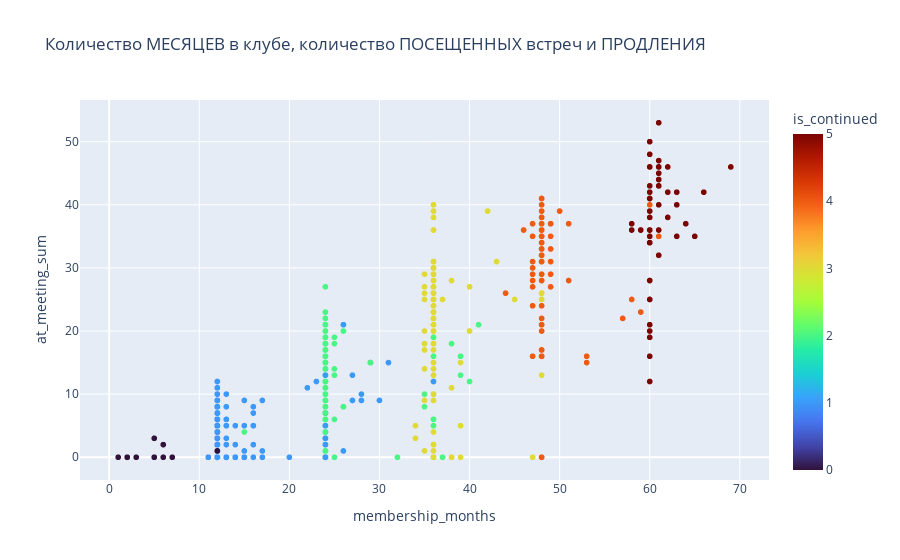

This figure's notebook cell:
### Markdown cell above
### Количество месяцев в клубе и количество посещенных встреч

### Code cell
# Количество МЕСЯЦЕВ в клубе, количество ПОСЕЩЕННЫХ встреч и ПРОДЛЕНИЯ
px.scatter(members_plus_fmeets_by_mper_contact, x='membership_months', y='at_meeting_sum', color='is_continued', color_continuous_scale='turbo', title='Количество МЕСЯЦЕВ в клубе, количество ПОСЕЩЕННЫХ встреч и ПРОДЛЕНИЯ') # , violinmode='overlay'  suspectedoutliers

### Figure 1 — Plotly figure (JSON) as saved in the notebook; plotly's stock layout.template omitted (floating-point values rounded to 4 significant figures; data arrays with more than 128 entries replaced by an {"elided": "..."} marker saying what was removed)
{"data": [{"hovertemplate": "membership_months=%{x}<br>at_meeting_sum=%{y}<br>is_continued=%{marker.color}<extra></extra>", "legendgroup": "", "marker": {"color": {"elided": "1123 int values"}, "coloraxis": "coloraxis", "symbol": "circle"}, "mode": "markers", "name": "", "showlegend": false, "type": "scattergl", "x": {"elided": "1123 int values"}, "xaxis": "x", "y": {"elided": "1123 int values"}, "yaxis": "y"}], "layout": {"coloraxis": {"colorbar": {"title": {"text": "is_continued"}}, "colorscale": [[0, "#30123b"], [0.07143, "#4145ab"], [0.1429, "#4675ed"], [0.2143, "#39a2fc"], [0.2857, "#1bcfd4"], [0.3571, "#24eca6"], [0.4286, "#61fc6c"], [0.5, "#a4fc3b"], [0.5714, "#d1e834"], [0.6429, "#f3c63a"], [0.7143, "#fe9b2d"], [0.7857, "#f36315"], [0.8571, "#d93806"], [0.9286, "#b11901"], [1, "#7a0402"]]}, "legend": {"tracegroupgap": 0}, "title": {"text": "Количество МЕСЯЦЕВ в клубе, количество ПОСЕЩЕННЫХ встреч и ПРОДЛЕНИЯ"}, "xaxis": {"anchor": "y", "domain": [0, 1], "title": {"text": "membership_months"}}, "yaxis": {"anchor": "x", "domain": [0, 1], "title": {"text": "at_meeting_sum"}}}}
